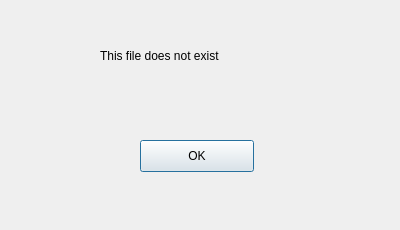
<?xml version="1.0" encoding="UTF-8"?>
<ui version="4.0">
 <class>wrongFileDialog</class>
 <widget class="QDialog" name="wrongFileDialog">
  <property name="geometry">
   <rect>
    <x>0</x>
    <y>0</y>
    <width>400</width>
    <height>230</height>
   </rect>
  </property>
  <property name="windowTitle">
   <string>Dialog</string>
  </property>
  <widget class="QPushButton" name="pushButton">
   <property name="geometry">
    <rect>
     <x>140</x>
     <y>140</y>
     <width>114</width>
     <height>32</height>
    </rect>
   </property>
   <property name="text">
    <string>OK</string>
   </property>
  </widget>
  <widget class="QLabel" name="label">
   <property name="geometry">
    <rect>
     <x>100</x>
     <y>30</y>
     <width>191</width>
     <height>51</height>
    </rect>
   </property>
   <property name="text">
    <string>This file does not exist</string>
   </property>
  </widget>
 </widget>
 <resources/>
 <connections/>
</ui>
